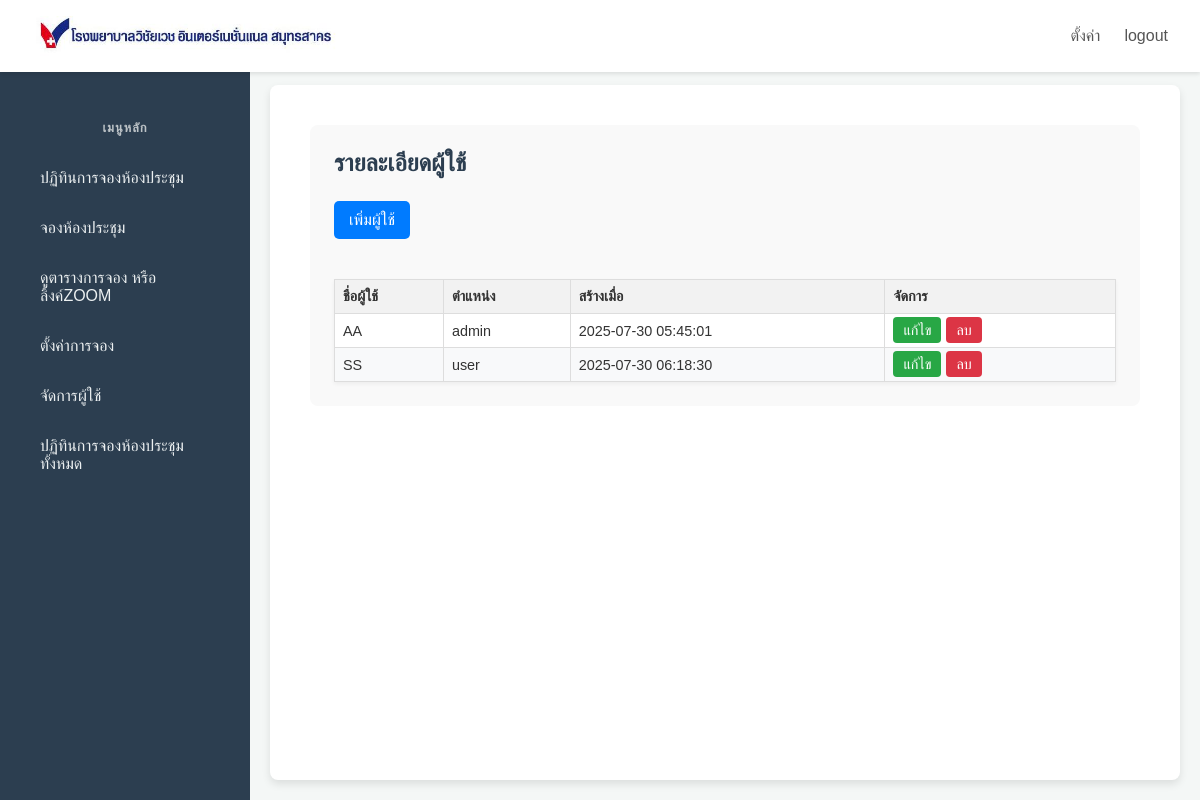
Screenshot of /user.php (signed in) with the database file from the repository.
### tables this page shows
CREATE TABLE `users` (
  `id` int(11) NOT NULL,
  `username` varchar(50) NOT NULL,
  `password` varchar(255) NOT NULL,
  `role` enum('user','admin') DEFAULT 'user',
  `created_at` timestamp NOT NULL DEFAULT current_timestamp(),
  `is_deleted` tinyint(1) DEFAULT 0
);

### auth.php (called while the page is built, shortened)
<?php
function isAdmin() {
    return isset($_SESSION['role']) && $_SESSION['role'] === 'admin';
}
?>

### user.php (the view, shortened to what this page needs)
<?php
require_once 'auth.php';
$servername = "localhost";
$username = "root";
$password = "";
$dbname = "reservemeeting";
$conn = new mysqli($servername, $username, $password, $dbname);
$conn->set_charset("utf8");
?>
<!DOCTYPE html>
<html lang="th">
<head>
    <link rel="stylesheet" href="user.css">
</head>
<body>
    <?php if (isAdmin()): ?>
        <header class="navbar">
            <a href="main.php" class="logo"><img src="VCV_SK2_0.jpg" alt="logo" style="height:40px;vertical-align:middle;"></a>
            <nav class="top-menu">
                <ul>
                    <li><a href="setting.php">ตั้งค่า</a></li>
                    <li><a href="logout2.php">logout</a></li>
                </ul>
            </nav>
        </header>
        <div class="container">
            <aside class="sidebar">
                <nav class="side-menu">
                    <h5>เมนูหลัก</h5>
                    <ul>
                        <li><a href="main.php">ปฏิทินการจองห้องประชุม</a></li>
                        <li><a href="form.php">จองห้องประชุม</a></li>
                        <li><a href="details2.php">ดูตารางการจอง หรือลิ้งค์ZOOM</a></li>
                        <li><a href="form_config.php">ตั้งค่าการจอง</a></li>
                        <li><a href="user.php">จัดการผู้ใช้</a></li>
                        <li><a href="setting.php">ปฏิทินการจองห้องประชุมทั้งหมด</a></li>
                    </ul>
                </nav>
            </aside>
    <?php endif; ?>
        <div class="main-content">
            <div class="details-container">
                <?php if (isAdmin()): ?>
                    <h2>รายละเอียดผู้ใช้</h2>
                    <a href="add_user.php" class="add-user-btn">เพิ่มผู้ใช้</a>
                    <table class="user-table">
                        <thead>
                            <tr>
                                <th>ชื่อผู้ใช้</th>
                                <th>ตำแหน่ง</th>
                                <th>สร้างเมื่อ</th>
                                <th>จัดการ</th>
                            </tr>
                        </thead>
                        <tbody>
                            <?php
                            $sql = "SELECT * FROM users WHERE is_deleted = 0";
                            $result = $conn->query($sql);
                            if ($result->num_rows > 0) {
                                while($row = $result->fetch_assoc()) {
                                    echo "<tr>";
                                    echo "<td data-label='ชื่อผู้ใช้'>" . htmlspecialchars($row['username']) . "</td>";
                                    echo "<td data-label='ตำแหน่ง'>" . htmlspecialchars($row['role']) . "</td>";
                                    echo "<td data-label='สร้างเมื่อ'>" . htmlspecialchars($row['created_at']) . "</td>";
                                    echo "<td data-label='จัดการ' class='user-actions'>";
                                    echo "<a href='edit_user.php?id=" . htmlspecialchars($row['id']) . "' class='edit-btn'>แก้ไข</a>";
                                    echo "<a href='user.php?delete=" . htmlspecialchars($row['id']) . "' class='delete-btn'>ลบ</a>";
                                    echo "</td>";
                                    echo "</tr>";
                                }
                            } else {
                                echo "<tr><td colspan='6'>ไม่พบข้อมูลผู้ใช้</td></tr>";
                            }
                            ?>
                        </tbody>
                    </table>
                <?php endif; ?>
            </div>
        </div>
    </div>
</body>
</html>

### user.css (style rules this page uses)
body { font-family: 'Sarabun', sans-serif; margin: 0; padding: 0; background-color: #f4f7f6; color: #333; }
.container { display: flex; min-height: 100vh; }
.navbar { display: flex; justify-content: space-between; align-items: center; background-color: #ffffff; padding: 1rem 2rem; box-shadow: 0 2px 4px rgba(0, 0, 0, 0.1); position: fixed; top: 0; left: 0; right: 0; z-index: 1000; }
.logo { font-weight: bold; font-size: 1.5rem; color: #4CAF50; text-decoration: none; }
.top-menu ul { list-style: none; margin: 0; padding: 0; display: flex; }
.top-menu li { margin-left: 1.5rem; }
.top-menu a { text-decoration: none; color: #555; font-weight: 500; transition: color 0.3s ease; }
.sidebar { width: 250px; background-color: #2c3e50; color: #ecf0f1; padding-top: 6rem; position: fixed; height: 100%; left: 0; top: 0; overflow-y: auto; transition: width 0.3s ease; }
.side-menu { padding: 1.5rem; }
.side-menu h5 { color: #bdc3c7; text-align: center; font-size: 0.8rem; letter-spacing: 1px; margin-top: 0; }
.side-menu ul { list-style: none; padding: 0; }
.side-menu li { margin-bottom: 0.5rem; }
.side-menu a { display: block; padding: 0.75rem 1rem; text-decoration: none; color: #ecf0f1; border-radius: 4px; transition: background-color 0.3s ease; }
.details-container { padding: 20px; }
.user-table { width: 100%; border-collapse: collapse; margin-top: 20px; }
.user-table th, .user-table td { border: 1px solid #ddd; padding: 8px; text-align: left; }
.user-table th { background-color: #f2f2f2; color: #333; }
.user-actions { white-space: nowrap; }
.user-actions a { text-decoration: none; color: white; padding: 5px 10px; border-radius: 4px; margin-right: 5px; }
.user-actions a.edit-btn { background-color: #28a745; }
.user-actions a.delete-btn { background-color: #dc3545; }
.add-user-btn { display: inline-block; background-color: #007bff; color: white; padding: 10px 15px; border-radius: 5px; text-decoration: none; margin-bottom: 20px; }
.main-content { background-color: #fff; padding: 30px; border-radius: 8px; box-shadow: 0 4px 8px rgba(0, 0, 0, 0.1); margin-left: 270px; margin-right: 20px; margin-top: 85px; margin-bottom: 20px; flex-grow: 1; }
.details-container { padding: 1.5rem; margin: 10px; background-color: #f9f9f9; border-radius: 8px; }
.details-container h2 { color: #2c3e50; margin-top: 0; margin-bottom: 1.5rem; }
table { width: 100%; border-collapse: collapse; margin-top: 1rem; font-size: 0.9rem; background-color: #fff; box-shadow: 0 2px 4px rgba(0, 0, 0, 0.05); }
thead { background-color: #e9ecef; }
th, td { text-align: left; padding: 12px 15px; border: 1px solid #ddd; }
th { font-weight: 600; color: #495057; }
tbody tr:nth-child(even) { background-color: #f8f9fa; }

### rows the page displays
users: username "AA", role "admin", created_at "2025-07-30 05:45:01"
users: username "SS", role "user", created_at "2025-07-30 06:18:30"
